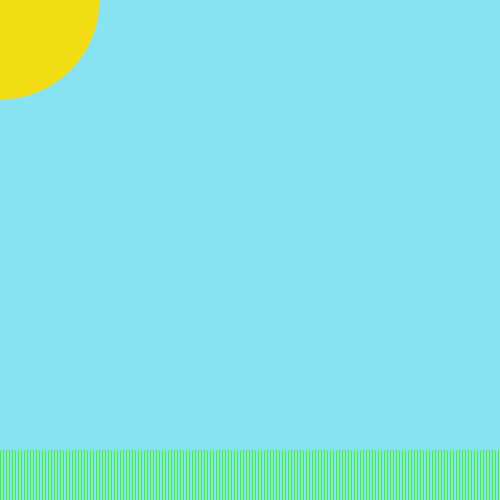
Frame 1 (no input)
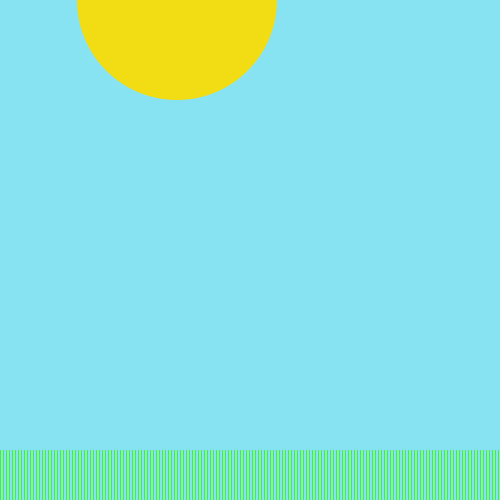
Frame 60 (the mouse pressed at the canvas centre just before this capture)
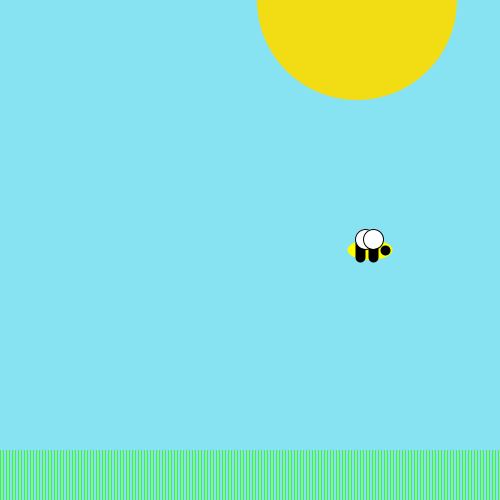
Frame 120 (the mouse held since frame 60 and released just before this capture)

The Processing sketch that drew these frames (run headless with seeded random() and noise(); from frame 60 on, the mouse is pressed at the canvas centre):

// Processing sketch: processing_76627
// ── processing_76627.pde

/*****************************************
 * Assignment 4
 * Name:        Karunya Venugopal
 * E-mail:      kvenugopal@brynmawr.edu
 * Course:      CS 110 - Section 01
 * Submitted:   10/24/2012
 * 
 * The main driver program for project 4. 
 * This program draws a sky background with
 * blades of grass at the bottom of the 
 * screen. Then bees that are drawn wherever
 * the user clicks on the sketch and travel
 * to the right-hand side of the screen. The
 * sun also continuosly moves from the top 
 * left-hand corner to the right-hand corner.
***********************************************/
//variable for x location of sun
int sx = 0;

// the maximum number of bees that can be displayed at once (your sketch must work if this value is changed!)
int MAX_NUM_BEES = 20;

//loop variable for testing each element in array
int i=0;

//variable for index for array
int idxMyBees = 0;

// an array of all the created snowflakes
MyBee[] myBees = new MyBee[MAX_NUM_BEES];


class MyBee 
{
      // the bee's x-coordinate
      int x;

      // the bee's y-coordinate
      int y;


    // constructor for bee
    // @param xCoordinate the initial x coordinate of the bee
    // @param yCoordinate the initial y coordinate of the bee
    MyBee (int xCoordinate, int yCoordinate) 
    {
      x = xCoordinate;
    
      y = yCoordinate;
    }
    

    
void display() 
    {
       // drawing code for bee
       noStroke ();
       smooth ();
       fill (255, 255, 0);
       ellipse (x, y, 45, 20); 
       stroke (0);
       strokeWeight(10);
       fill (0);
       line ((x+3),(y-7),(x+3),(y+7)); 
       line ((x-10),(y-7),(x-10),(y+7)); 
       point ((x+15),y); 
       strokeWeight(1);
       stroke (0);
       fill (255);
       ellipse ((x-5),(y-11),20,20);
       ellipse ((x+3),(y-11),20,20);
   }



// advance the bee's animation  
void step (int speed) 
    {
      // increment the animation  
      x = x + speed;
    }  
}
  


void setup() 
{
    size(500,500);
    smooth ();
}



void draw() 
{
  //set background to sky blue
  background (135,227,242); 
  
  //drawing code for sun
   noStroke ();
   smooth ();
   fill (242,220,20);
   ellipse (sx,0,200,200);
   
   //make sun move at across top of screen
   sx = sx + 3;
   
   //constrain sun to stay on screen
  if (sx < 0 || sx > 500)
  {
    sx = 0;
  }  
  
   //draw many green lines at bottom of screen
    stroke (70,245,26);
    strokeWeight(1);  
       for (int g = 0; g<500; g=g+3)
       {
         line (g,450,g,500);
       } 
    
   // cycle from 0 to MAX_NUM_OBJECTS and then reset to begin again at 0
   // use for loop to display max num of bees and advance their animations
   for (int i = 0; i<MAX_NUM_BEES; i++)
         {
            // this loop tests each element of the myBees array to see if it is a bee or is empty
            if (myBees[i] != null) 
           {
              myBees[i].step (2);
             myBees[i].display ();
             
           }  

         }
}  



void mousePressed() 
{
   // create a new bee based on the location clicked and store it into myBees[idxMyBees] 
   myBees[idxMyBees] = new MyBee (mouseX, mouseY);
   
   // increment the index into myBees, keeping it in the range 0...MAX_NUM_BEES
    idxMyBees = (idxMyBees+1) % MAX_NUM_BEES;
}
